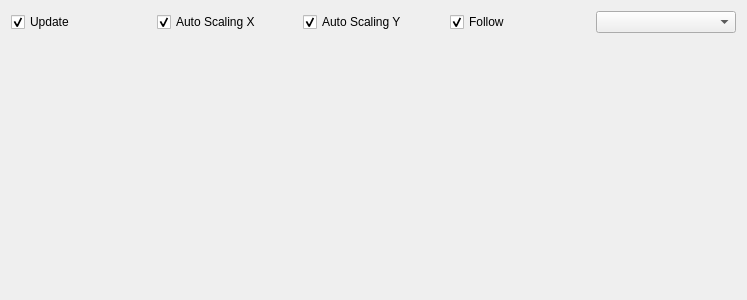
<?xml version="1.0" encoding="UTF-8"?>
<ui version="4.0">
 <class>ImuTab</class>
 <widget class="QWidget" name="ImuTab">
  <property name="geometry">
   <rect>
    <x>0</x>
    <y>0</y>
    <width>747</width>
    <height>300</height>
   </rect>
  </property>
  <property name="windowTitle">
   <string>Form</string>
  </property>
  <layout class="QGridLayout" name="gridLayout">
   <item row="0" column="0">
    <layout class="QVBoxLayout" name="verticalLayout">
     <item>
      <layout class="QHBoxLayout" name="horizontalLayout">
       <property name="sizeConstraint">
        <enum>QLayout::SetNoConstraint</enum>
       </property>
       <item>
        <widget class="QCheckBox" name="updateEnabled">
         <property name="text">
          <string>Update</string>
         </property>
         <property name="checked">
          <bool>true</bool>
         </property>
        </widget>
       </item>
       <item>
        <widget class="QCheckBox" name="autoScalingX">
         <property name="sizePolicy">
          <sizepolicy hsizetype="Minimum" vsizetype="Maximum">
           <horstretch>0</horstretch>
           <verstretch>0</verstretch>
          </sizepolicy>
         </property>
         <property name="text">
          <string>Auto Scaling X</string>
         </property>
         <property name="checked">
          <bool>true</bool>
         </property>
        </widget>
       </item>
       <item>
        <widget class="QCheckBox" name="autoScalingY">
         <property name="text">
          <string>Auto Scaling Y</string>
         </property>
         <property name="checked">
          <bool>true</bool>
         </property>
        </widget>
       </item>
       <item>
        <widget class="QCheckBox" name="follow">
         <property name="text">
          <string>Follow</string>
         </property>
         <property name="checked">
          <bool>true</bool>
         </property>
        </widget>
       </item>
       <item>
        <widget class="QComboBox" name="plotOption">
         <property name="sizePolicy">
          <sizepolicy hsizetype="Preferred" vsizetype="Maximum">
           <horstretch>0</horstretch>
           <verstretch>0</verstretch>
          </sizepolicy>
         </property>
        </widget>
       </item>
      </layout>
     </item>
     <item>
      <widget class="QCustomPlot" name="plot" native="true">
       <property name="sizePolicy">
        <sizepolicy hsizetype="Preferred" vsizetype="MinimumExpanding">
         <horstretch>0</horstretch>
         <verstretch>0</verstretch>
        </sizepolicy>
       </property>
      </widget>
     </item>
    </layout>
   </item>
  </layout>
 </widget>
 <customwidgets>
  <customwidget>
   <class>QCustomPlot</class>
   <extends>QWidget</extends>
   <header>qcustomplot.h</header>
   <container>1</container>
  </customwidget>
 </customwidgets>
 <resources/>
 <connections/>
</ui>
